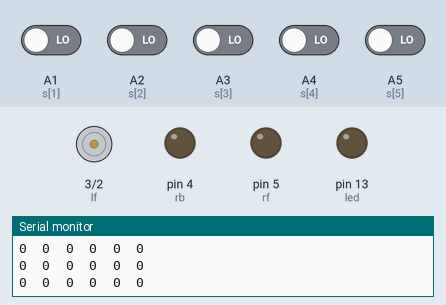
Bench run of a sketch on a simulated Arduino Uno, built with avr-gcc and run on an emulated ATmega328P. Parts: motor-driver pin pairs drawn as motors (green arrow = first pin HIGH = forward, orange = second pin HIGH = backward, longer = more drive), output pins drawn as LEDs (lit = HIGH), the last lines printed to the serial monitor. The test bench sets the inputs (shaded band); at power-on: A1 (s[1]), A2 (s[2]), A3 (s[3]), A4 (s[4]), A5 (s[5]) LOW.

Above: at 1.2 s.
1.3 s: A4 (s[4]) driven HIGH
4.3 s: A4 (s[4]) driven LOW
7.3 s: A1 (s[1]) driven HIGH
10.3 s: A2 (s[2]) driven HIGH and A3 (s[3]) driven HIGH
At 11.1 s:
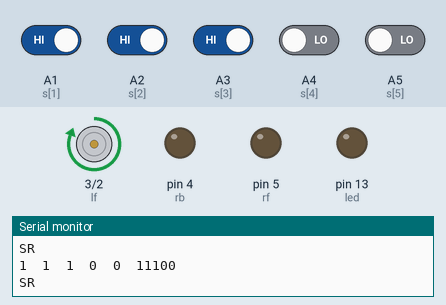
11.8 s: A2 (s[2]) driven LOW
At 12.4 s:
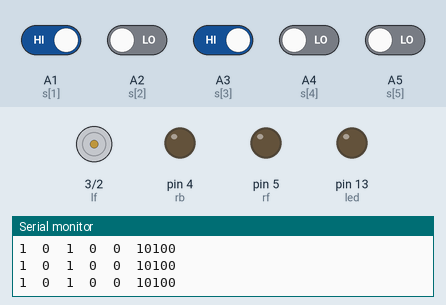
13.3 s: A2 (s[2]) driven HIGH
At 14.3 s:
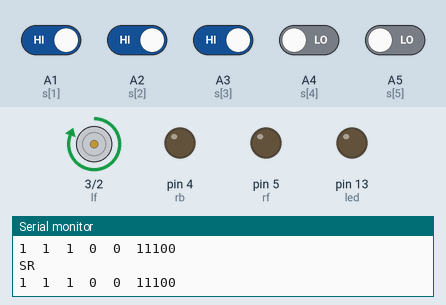
Timing chart, 0 to 16.3 s (numbered marks = the images above; inputs shaded):
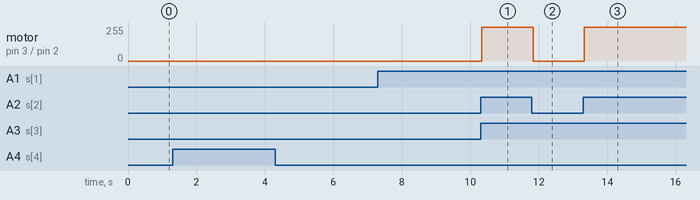

Measured:
- after the input at 10.3 s, motor on pin 3 (lf) / pin 2 (lb): stopped → forward 255/255 at once
- after the input at 11.8 s, motor on pin 3 (lf) / pin 2 (lb): forward 255/255 → stopped at once
- after the input at 13.3 s, motor on pin 3 (lf) / pin 2 (lb): stopped → forward 255/255 at once

The sketch:

opamp_sensor_line_follower_int.ino
```cpp
int lf = 3;
int lb = 2;
int rf = 5;
int rb = 4;
int led = 13;
int i;
int state=0,line=0,pline=0;
int flag=0;
int stateStop=0;
int s[6]={A0,A1,A2,A3,A4,A5};
int s1[6], v[6];
long int sum,ps=0,ts=0;
void setup() {
  pinMode(lf, OUTPUT);
  pinMode(lb, OUTPUT);
  pinMode(rf, OUTPUT);
  pinMode(rb, OUTPUT);
  pinMode(led, OUTPUT);
  for(int i=0;i<6;i++)
  pinMode(s[i], INPUT);
  Serial.begin(9600);
}

void loop() {


  drive:
  sum=0;
  for(int i=1;i<6;i++)
  {
    s1[i]=digitalRead(s[i]);
    if (s1[i]==HIGH)
    v[i]=1;
    else
    v[i]=0;
    sum=sum*10+v[i];
    Serial.print(v[i]);
    Serial.print("\t");
  }
  Serial.print(sum);
 Serial.println();


if(sum==00000)
line='s';
else if(sum==11011)
line='f';
else if((sum==10011)||(sum==10111))
line='l';
else if((sum==111)||(sum==1111))
line='l';
else if((sum==11001)||(sum==11101))
line='r';
else if((sum==11100)||(sum==11110))
line='r';
else
line='s';

mway(line);

if((sum==11111)||(sum==11000)||(sum==10001)||(sum==10000)||(sum==00011)||(sum==00001))
{sum=ts;
line =pline;
mway(line);
goto drive;
}
if(ts!=sum)
{
   ts=sum;
   pline=line;

}

}
void mway(int state)
{

if (state == 'f') {
        digitalWrite(lf, HIGH);
        digitalWrite(lb, LOW);
        digitalWrite(rf, HIGH);
        digitalWrite(rb, LOW);
          Serial.println("Go Forward!");
    }
    else if (state == 'l') {
        digitalWrite(lf, LOW);
        digitalWrite(lb, LOW);
        digitalWrite(rf, HIGH);
        digitalWrite(rb, LOW);
          Serial.println("SL");
    }
    else if (state == 'L') {
        digitalWrite(lf, LOW);
        digitalWrite(lb, HIGH);
        digitalWrite(rf, HIGH);
        digitalWrite(rb, LOW);
          Serial.println("HL");
    }
        else if (state == 'm') {
        digitalWrite(lf, LOW);
        digitalWrite(lb, HIGH);
        digitalWrite(rf, LOW);
        digitalWrite(rb, LOW);
          Serial.println("BL");
     }
    else if (state == 'b') {
        digitalWrite(lf, LOW);
        digitalWrite(lb, HIGH);
        digitalWrite(rf, LOW);
        digitalWrite(rb, HIGH);
          Serial.println("BACK");
    }
    else if (state == 'r') {
        digitalWrite(lf, HIGH);
        digitalWrite(lb, LOW);
        digitalWrite(rf, LOW);
        digitalWrite(rb, LOW);
          Serial.println("SR");
    }
    else if (state == 'R') {
        digitalWrite(lf, HIGH);
        digitalWrite(lb, LOW);
        digitalWrite(rf, LOW);
        digitalWrite(rb, HIGH);
          Serial.println("HR");
    }
    else if (state == 'q') {
        digitalWrite(lf, LOW);
        digitalWrite(lb, LOW);
        digitalWrite(rf, LOW);
        digitalWrite(rb, HIGH);
          Serial.println("BR");
    }

    else if (state == 's') {
        digitalWrite(lf, LOW);
        digitalWrite(lb, LOW);
        digitalWrite(rf, LOW);
        digitalWrite(rb, LOW);
        digitalWrite(led, LOW);
        if(flag == 0){
          Serial.println("STOP!");
          flag=1;
        }
        stateStop=0;
    }
}
```
